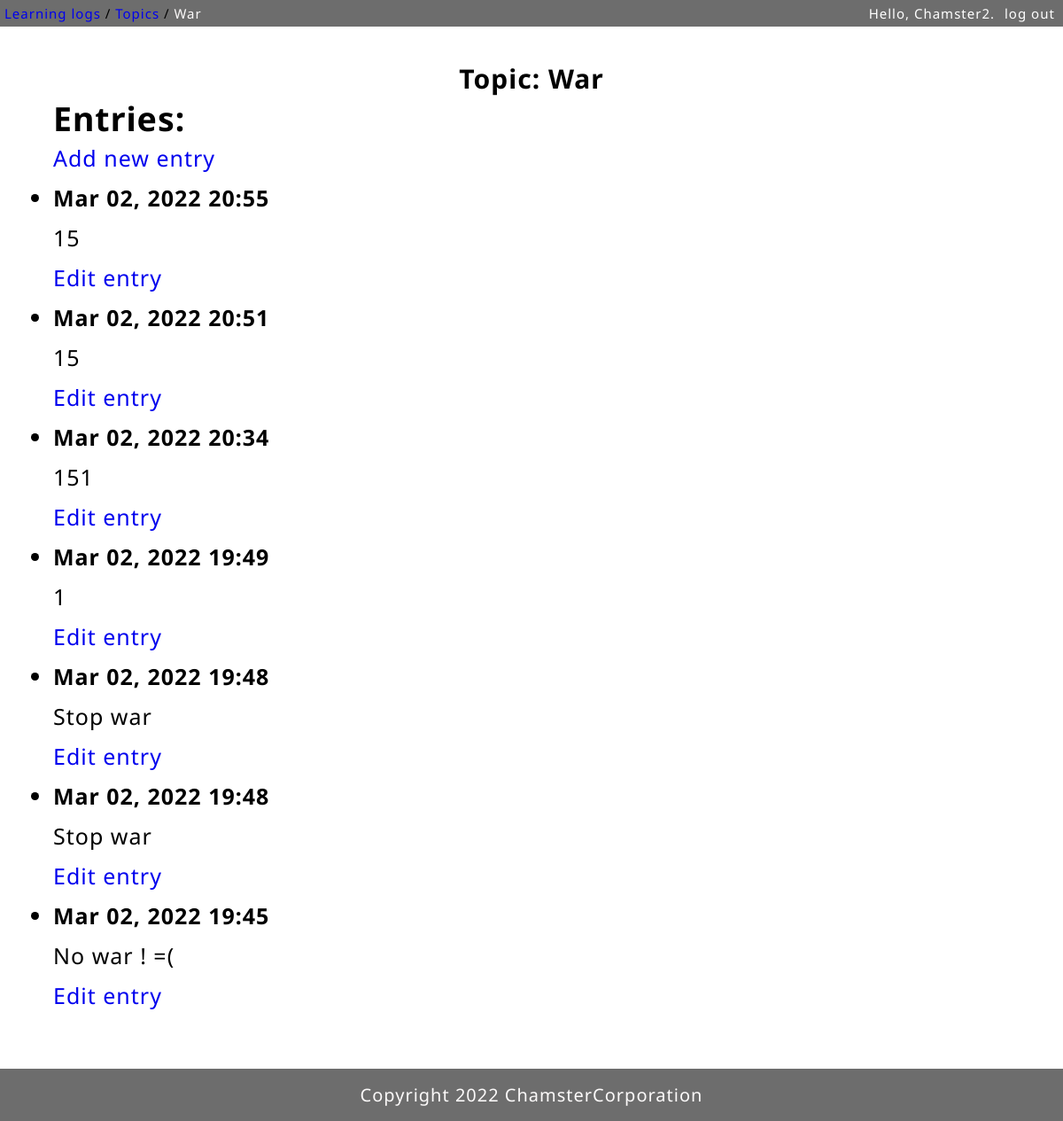
The page /topics/7/ (signed in) on the database its author committed.
### learning_logs/models.py (models this page shows, shortened)
class Topic(models.Model):
    text = models.CharField(max_length=200)
    date_added = models.DateTimeField(auto_now_add=True)
    owner = models.ForeignKey(User, on_delete=models.CASCADE)
    def __str__(self):
        return self.text

class Entry(models.Model):
    topic = models.ForeignKey(Topic, on_delete=models.CASCADE)
    text = models.TextField()
    date_added = models.DateTimeField(auto_now_add=True)
    class Meta:
        verbose_name_plural = "entries"

### learning_logs/views.py (the view)
# urls.py: path('topics/<int:topic_id>/', views.topic, name='topic'),
@login_required
def topic(request, topic_id):
    topic = Topic.objects.get(id=topic_id)
    check_topic_owner(request, topic)
    entries = topic.entry_set.order_by('-date_added')
    context = {'topic': topic, 'entries': entries}
    return render(request, 'learning_logs/topic.html', context)

### learning_logs/views.py (called while the page is built)
def check_topic_owner(request, topic):
    if topic.owner != request.user:
        raise Http404

### learning_logs/templates/learning_logs/topic.html (shortened to what this page needs)
{% extends 'learning_logs/base.html' %}
{% block nav %}
    /<a href="{% url 'learning_logs:topics' %}"> Topics </a>/
    <a href=""> {{ topic }} </a>
{% endblock nav %}
{% block content %}
<h1>Topic: {{ topic }}</h1>
<h2>Entries:</h2>
<p>
    <a href="{% url 'learning_logs:new_entry' topic.id %}">Add new entry</a>
</p>
<ul>
    {% for entry in entries %}
    <li>
        <p class="date">{{ entry.date_added|date:'M d, Y  H:i' }}</p>
        <p>{{ entry.text|linebreaks }}</p>
        <p><a href="{% url 'learning_logs:edit_entry' entry.id%}">Edit entry</a></p>
    </li>
    {% empty %}
    <li>There are no entries for this topic yet</li>
    {% endfor %}
</ul>
{% endblock content %}

### learning_logs/templates/learning_logs/base.html (shortened to what this page needs)
<!DOCTYPE html>
<html lang="en">
<head>
    <link rel="stylesheet" href="../../static/learning_logs/css/css.css">
</head>
<body>
    <section>
        <header>
            <div class="grid">
                <nav>
                    <a href="{% url 'learning_logs:index' %}" >Learning logs</a>
                    {% block nav %} {% endblock nav %}
                </nav>
                {% if user.is_authenticated %}
                    <a href="" class="greeting_register">Hello, {{ user.username }}.</a>
                    <a href="{% url 'users:logout' %}" class="login_logout">log out</a>
                {% else %}
                    <a href="{% url 'users:register' %}" class="greeting_register">Register</a>
                    <a href="{% url 'users:login'%}" class="login_logout">login</a>
                {% endif %}
            </div>
        </header>
        <article>
            {% block content %}
            {% endblock content %}
        </article>
        <footer>
            Copyright 2022 ChamsterCorporation
        </footer>
    </section>
</body>
</html>

### learning_logs/static/learning_logs/css/css.css (style rules this page uses)
* { margin: 0; padding: 0px; }
body { font-family: "Noto Sans"; letter-spacing: 1px; line-height: 45px; }
html, body { height: 100%; }
a { text-decoration: none; }
nav { grid-area: nav; }
section { display: flex; flex-direction: column; height: 100%; }
header { flex: 0 0 auto; background-color: rgba(51, 51, 51, 0.712); padding-left: 5px; font-size: 15px; line-height: 30px; position: relative; }
.grid { display: grid; grid-template-areas: "nav greeting login_logout"; grid-template-columns: 50% 1fr 70px; }
article { flex: 1 0 auto; padding-left: 5%; padding-right: 5%; padding-bottom: 5%; padding-top: 3%; font-size: 25px; }
footer { flex: 0 0 auto; background-color: rgba(51, 51, 51, 0.712); text-align: center; font-size: 20px; color: #fcfafa; padding: 7px; }
h1 { text-align: center; font-size: 30px; }
.date { color: black; font-weight: bold; }
.login_logout { display: block; top: 0; right: 10px; color: white; grid-area: login_logout; padding-left: 4px; }
.greeting_register { grid-area: greeting; text-align: right; padding-right: 7px; color: white; }

### rows shown on the page
Topic: text "War"
Entry: date_added "Mar 02, 2022 20:55", text "15"
Entry: date_added "Mar 02, 2022 20:51", text "15"
Entry: date_added "Mar 02, 2022 20:34", text "151"
Entry: date_added "Mar 02, 2022 19:49", text "1"
Entry: date_added "Mar 02, 2022 19:48", text "Stop war"
Entry: date_added "Mar 02, 2022 19:48", text "Stop war"
Entry: date_added "Mar 02, 2022 19:45", text "No war ! =("

### other values the page prints
{{ user.username }} "Chamster2"
